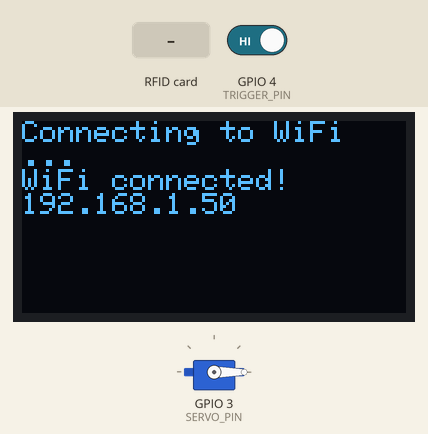
This sketch was run on a simulated ESP8266 (NodeMCU). On the bench: servo, 128×64 one-colour display. The inputs (shaded band) are chosen by the test bench; at power-on: GPIO 4 (TRIGGER_PIN) HIGH. WiFi joins after 1.5 s; servers stay silent unless stated; uploads are accepted with an empty reply; what the sketch prints to the serial monitor is not drawn.

Above: at 1.8 s.
At 4.9 s:
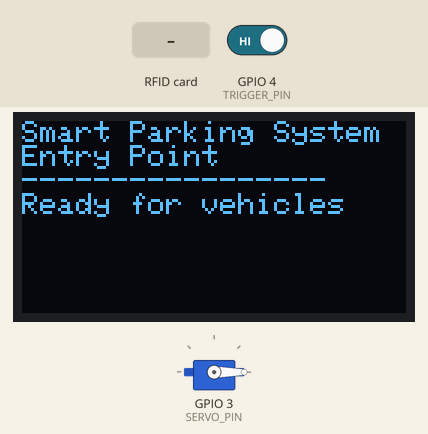
5.0 s: GPIO 4 (TRIGGER_PIN) driven LOW
At 6.2 s:
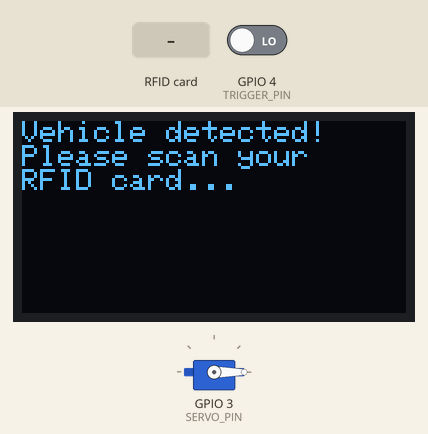
6.5 s: RFID card 5E 7A 19 C4 held to the reader
At 7.4 s:
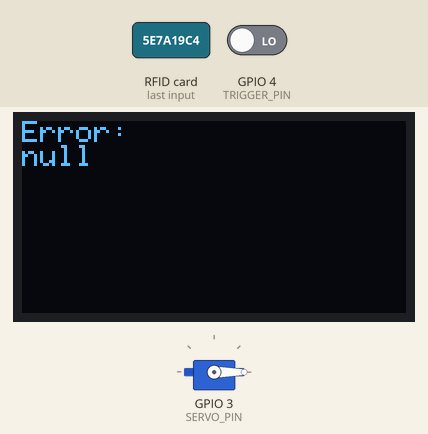
8.3 s: GPIO 4 (TRIGGER_PIN) driven HIGH
At 10.7 s:
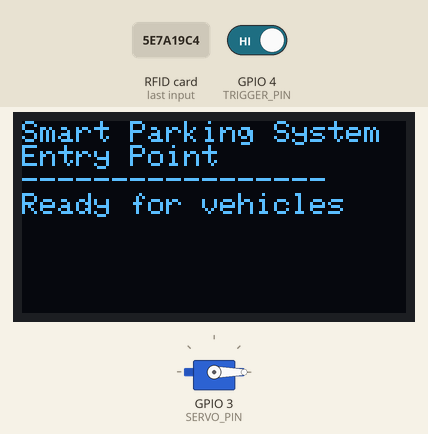
Timing chart, 0 to 12.2 s (numbered marks = the images above; inputs shaded):
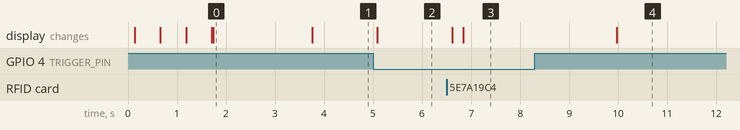

The sketch:

Arduino_Parking_Entry.ino
```cpp
/*
 * Smart Parking System - Entry Point
 * Arduino Uno with RFID Integration
 */

#include <SPI.h>
#include <MFRC522.h>
#include <Wire.h>
#include <Adafruit_GFX.h>
#include <Adafruit_SSD1306.h>
#include <Servo.h>
#include <ESP8266WiFi.h>
#include <ESP8266HTTPClient.h>
#include <ArduinoJson.h>

// WiFi credentials
const char* ssid = "YourWiFiSSID";
const char* password = "YourWiFiPassword";

// Backend server details
const char* serverUrl = "http://your-backend-server.com/api";

// Pin definitions
#define SS_PIN 10    // SDA pin for RFID-RC522
#define RST_PIN 9    // RST pin for RFID-RC522
#define SERVO_PIN 3  // Servo motor pin
#define TRIGGER_PIN 4  // IR sensor trigger pin
#define SCREEN_WIDTH 128
#define SCREEN_HEIGHT 64
#define OLED_RESET -1

// Initialize components
MFRC522 rfid(SS_PIN, RST_PIN);
Servo barrierServo;
Adafruit_SSD1306 display(SCREEN_WIDTH, SCREEN_HEIGHT, &Wire, OLED_RESET);
boolean vehicleDetected = false;
boolean processingVehicle = false;

void setup() {
  Serial.begin(115200);
  Serial.println("Smart Parking System - Entry Point");

  // Initialize servo
  barrierServo.attach(SERVO_PIN);
  barrierServo.write(0);  // Close barrier initially

  // Initialize OLED display
  if(!display.begin(SSD1306_SWITCHCAPVCC, 0x3C)) {
    Serial.println(F("SSD1306 allocation failed"));
  }
  display.clearDisplay();
  display.setTextSize(1);
  display.setTextColor(WHITE);
  display.setCursor(0, 0);
  display.println("Initializing...");
  display.display();

  // Initialize RFID reader
  SPI.begin();
  rfid.PCD_Init();

  // Connect to WiFi
  connectToWiFi();

  // Set up IR sensor pin
  pinMode(TRIGGER_PIN, INPUT);

  showReadyScreen();
}

void loop() {
  // Check if a vehicle is detected
  if (digitalRead(TRIGGER_PIN) == LOW && !vehicleDetected) {
    vehicleDetected = true;
    showScanCardScreen();
  } else if (digitalRead(TRIGGER_PIN) == HIGH && vehicleDetected) {
    vehicleDetected = false;
    showReadyScreen();
  }

  // Check if an RFID card is present
  if (vehicleDetected && !processingVehicle && rfid.PICC_IsNewCardPresent() && rfid.PICC_ReadCardSerial()) {
    processVehicleEntry();
  }

  delay(100);
}

void connectToWiFi() {
  display.clearDisplay();
  display.setCursor(0, 0);
  display.println("Connecting to WiFi");
  display.display();

  WiFi.begin(ssid, password);

  int attempts = 0;
  while (WiFi.status() != WL_CONNECTED && attempts < 20) {
    delay(500);
    Serial.print(".");
    display.print(".");
    display.display();
    attempts++;
  }

  if (WiFi.status() == WL_CONNECTED) {
    Serial.println("\nWiFi connected");
    display.println("\nWiFi connected!");
    display.println(WiFi.localIP().toString());
    display.display();
    delay(2000);
  } else {
    Serial.println("\nWiFi connection failed");
    display.println("\nWiFi failed!");
    display.display();
    delay(2000);
  }
}

void showReadyScreen() {
  display.clearDisplay();
  display.setCursor(0, 0);
  display.println("Smart Parking System");
  display.println("Entry Point");
  display.println("-----------------");
  display.println("Ready for vehicles");
  display.display();
}

void showScanCardScreen() {
  display.clearDisplay();
  display.setCursor(0, 0);
  display.println("Vehicle detected!");
  display.println("Please scan your");
  display.println("RFID card...");
  display.display();
}

String getRfidTag() {
  String tag = "";
  for (byte i = 0; i < rfid.uid.size; i++) {
    tag += (rfid.uid.uidByte[i] < 0x10 ? "0" : "") + String(rfid.uid.uidByte[i], HEX);
  }
  tag.toUpperCase();
  return tag;
}

void processVehicleEntry() {
  if (processingVehicle) return;
  processingVehicle = true;

  // Get the RFID tag ID
  String rfidTag = getRfidTag();

  display.clearDisplay();
  display.setCursor(0, 0);
  display.println("Processing...");
  display.println("RFID: " + rfidTag);
  display.display();

  // Send to server for user identification and slot allocation
  if (WiFi.status() == WL_CONNECTED) {
    HTTPClient http;
    http.begin(String(serverUrl) + "/rfid/entry");
    http.addHeader("Content-Type", "application/json");

    // Create JSON payload with RFID data
    DynamicJsonDocument doc(1024);
    doc["rfid"] = rfidTag;
    String payload;
    serializeJson(doc, payload);

    int httpResponseCode = http.POST(payload);

    if (httpResponseCode > 0) {
      String response = http.getString();
      Serial.println(httpResponseCode);
      Serial.println(response);

      // Parse response
      DynamicJsonDocument respDoc(1024);
      deserializeJson(respDoc, response);

      bool success = respDoc["success"];
      if (success) {
        String userName = respDoc["userName"];
        int slotNumber = respDoc["slotNumber"];

        display.clearDisplay();
        display.setCursor(0, 0);
        display.println("Welcome " + userName + "!");
        display.println("Assigned slot: " + String(slotNumber));
        display.println("Opening barrier...");
        display.display();

        // Open the barrier
        barrierServo.write(90);
        delay(5000);  // Keep open for 5 seconds
        barrierServo.write(0);  // Close the barrier
      } else {
        String errorMsg = respDoc["message"];
        display.clearDisplay();
        display.setCursor(0, 0);
        display.println("Error:");
        display.println(errorMsg);
        display.display();
        delay(3000);
      }
    } else {
      display.clearDisplay();
      display.setCursor(0, 0);
      display.println("Server Error:");
      display.println(httpResponseCode);
      display.display();
      delay(3000);
    }

    http.end();
  } else {
    display.println("WiFi disconnected!");
    display.display();
    connectToWiFi();  // Try to reconnect
  }

  // Reset RFID subsystem
  rfid.PICC_HaltA();
  rfid.PCD_StopCrypto1();
  processingVehicle = false;
} 
```

Measured:
- after the input at 5.0 s, the display: changes after 0.09 s (image 2)
- after the input at 6.5 s, the display: first changes after 0.12 s (image 3 shows a later state)
- after the input at 8.3 s, the display: changes after 1.7 s (image 4)
- what the display in image 0 shows lasts 2.1 s, from 1.7 s to 3.8 s
